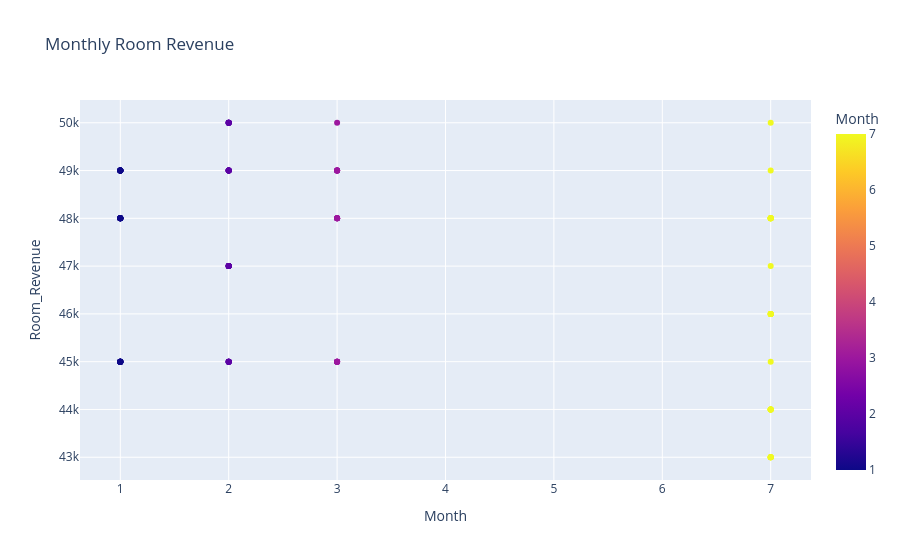

Notebook source saved alongside this figure:
### Markdown cell above
# Sales (Monthly Room Revenue)

### Code cell
ig = px.scatter(df,x="Month",y="Room_Revenue",color="Month",title="Monthly Room Revenue")
ig.show()

### Figure 1 — Plotly figure (JSON) as saved in the notebook; plotly's stock layout.template omitted (floating-point values rounded to 4 significant figures)
{"data": [{"hovertemplate": "Month=%{marker.color}<br>Room_Revenue=%{y}<extra></extra>", "legendgroup": "", "marker": {"color": [1, 1, 1, 1, 1, 1, 1, 1, 1, 1, 1, 1, 1, 1, 1, 1, 1, 1, 1, 1, 1, 1, 1, 1, 1, 1, 1, 1, 1, 1, 1, 2, 2, 2, 2, 2, 2, 2, 2, 2, 2, 2, 2, 2, 2, 2, 2, 2, 2, 2, 2, 2, 2, 2, 2, 2, 2, 2, 2, 2, 3, 3, 3, 3, 3, 3, 3, 3, 3, 3, 3, 3, 3, 3, 3, 3, 3, 3, 3, 7, 7, 7, 7, 7, 7, 7, 7, 7, 7, 7, 7, 7, 7, 7, 7, 7, 7, 7, 7, 7, 7, 7, 7, 7, 7, 7, 7, 7, 7], "coloraxis": "coloraxis", "symbol": "circle"}, "mode": "markers", "name": "", "orientation": "v", "showlegend": false, "type": "scatter", "x": [1, 1, 1, 1, 1, 1, 1, 1, 1, 1, 1, 1, 1, 1, 1, 1, 1, 1, 1, 1, 1, 1, 1, 1, 1, 1, 1, 1, 1, 1, 1, 2, 2, 2, 2, 2, 2, 2, 2, 2, 2, 2, 2, 2, 2, 2, 2, 2, 2, 2, 2, 2, 2, 2, 2, 2, 2, 2, 2, 2, 3, 3, 3, 3, 3, 3, 3, 3, 3, 3, 3, 3, 3, 3, 3, 3, 3, 3, 3, 7, 7, 7, 7, 7, 7, 7, 7, 7, 7, 7, 7, 7, 7, 7, 7, 7, 7, 7, 7, 7, 7, 7, 7, 7, 7, 7, 7, 7, 7], "xaxis": "x", "y": [45000, 48000, 49000, 45000, 48000, 49000, 45000, 48000, 49000, 45000, 48000, 49000, 45000, 48000, 49000, 45000, 48000, 49000, 45000, 48000, 49000, 45000, 48000, 49000, 45000, 48000, 49000, 45000, 48000, 49000, 45000, 47000, 49000, 50000, 45000, 47000, 49000, 50000, 45000, 47000, 49000, 50000, 45000, 47000, 49000, 50000, 45000, 47000, 49000, 50000, 45000, 47000, 49000, 50000, 45000, 47000, 49000, 50000, 45000, 47000, 50000, 48000, 49000, 45000, 48000, 49000, 45000, 48000, 49000, 45000, 48000, 49000, 45000, 48000, 49000, 45000, 48000, 49000, 45000, 48000, 50000, 45000, 46000, 48000, 49000, 44000, 47000, 48000, 43000, 44000, 46000, 48000, 43000, 44000, 46000, 48000, 43000, 44000, 46000, 48000, 43000, 44000, 46000, 48000, 43000, 44000, 46000, 48000, 43000], "yaxis": "y"}], "layout": {"coloraxis": {"colorbar": {"title": {"text": "Month"}}, "colorscale": [[0, "#0d0887"], [0.1111, "#46039f"], [0.2222, "#7201a8"], [0.3333, "#9c179e"], [0.4444, "#bd3786"], [0.5556, "#d8576b"], [0.6667, "#ed7953"], [0.7778, "#fb9f3a"], [0.8889, "#fdca26"], [1, "#f0f921"]]}, "legend": {"tracegroupgap": 0}, "title": {"text": "Monthly Room Revenue"}, "xaxis": {"anchor": "y", "domain": [0, 1], "title": {"text": "Month"}}, "yaxis": {"anchor": "x", "domain": [0, 1], "title": {"text": "Room_Revenue"}}}}
